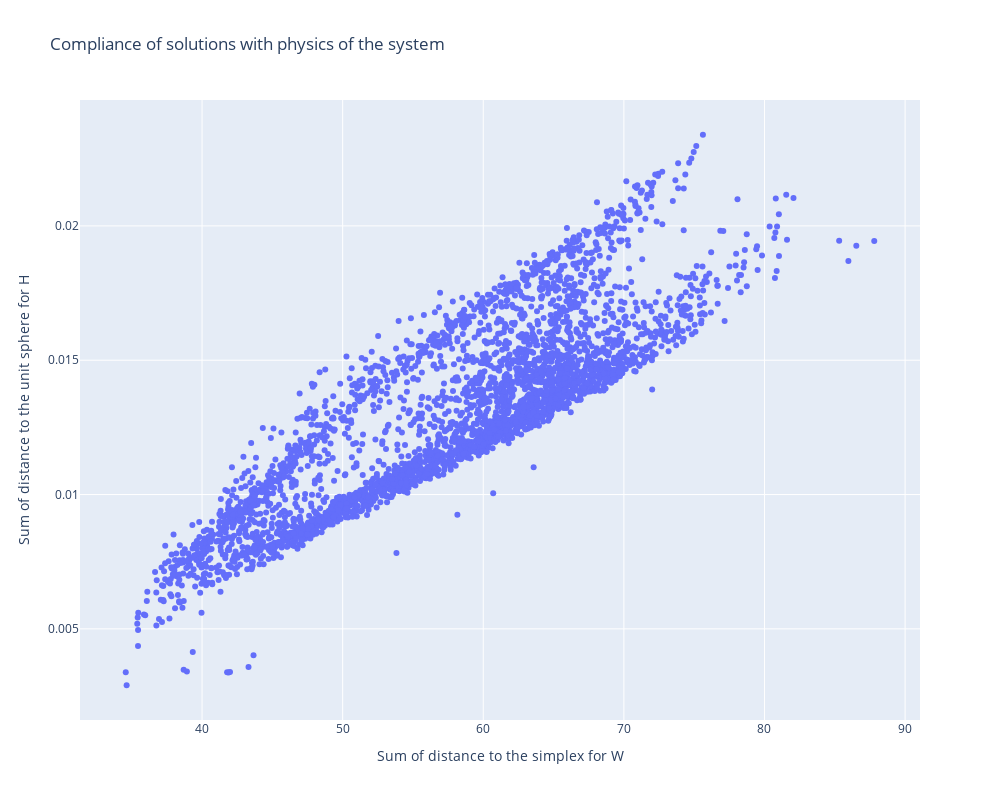

The notebook cell saved with this chart:
### Code cell
import plotly.graph_objects as go

# Create a scatter plot
fig = go.Figure(
    data=go.Scatter(
        x=W_sum_dist_simplex,
        y=H_sum_dist_unit,
        mode='markers',
        hoverinfo='text',
        text=[f'Index: {i}' for i in range(len(W_sum_dist_simplex))]
        )
    )

# Add labels and title
fig.update_layout(
    xaxis_title='Sum of distance to the simplex for W',
    yaxis_title='Sum of distance to the unit sphere for H',
    title='Compliance of solutions with physics of the system',
    height=800,
    width=1000
)

# # Show the plot
# fig.show()

### Figure 1 — Plotly figure (JSON) as saved in the notebook; plotly's stock layout.template omitted (floating-point values rounded to 4 significant figures; data arrays with more than 128 entries replaced by an {"elided": "..."} marker saying what was removed)
{"data": [{"hoverinfo": "text", "mode": "markers", "text": {"elided": "3475 str values"}, "type": "scatter", "x": {"elided": "3475 float values"}, "y": {"elided": "3475 float values"}}], "layout": {"height": 800, "title": {"text": "Compliance of solutions with physics of the system"}, "width": 1000, "xaxis": {"title": {"text": "Sum of distance to the simplex for W"}}, "yaxis": {"title": {"text": "Sum of distance to the unit sphere for H"}}}}
